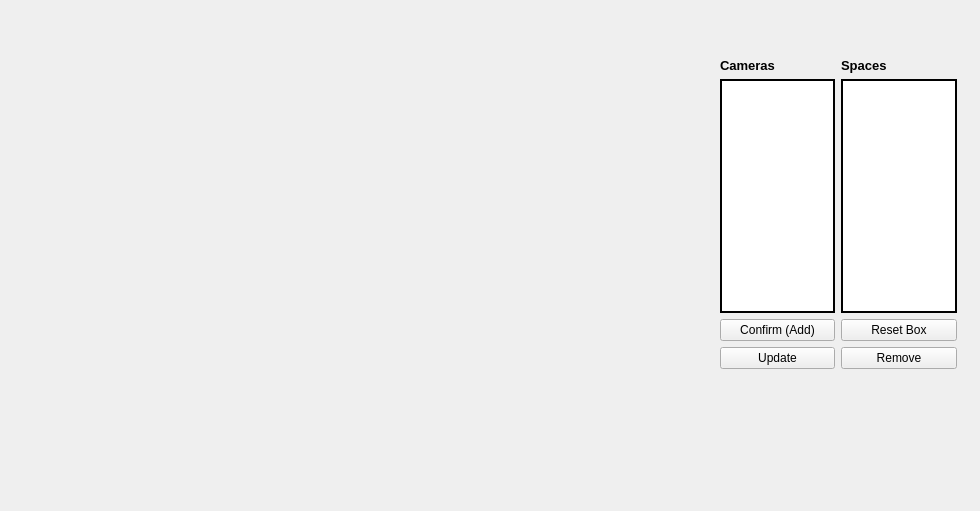
<?xml version="1.0" encoding="UTF-8"?>
<ui version="4.0">
 <class>ParkingSetupWindow</class>
 <widget class="QWidget" name="ParkingSetupWindow">
  <property name="geometry">
   <rect>
    <x>0</x>
    <y>0</y>
    <width>980</width>
    <height>511</height>
   </rect>
  </property>
  <property name="windowTitle">
   <string>Form</string>
  </property>
  <widget class="QWidget" name="gridLayoutWidget">
   <property name="geometry">
    <rect>
     <x>20</x>
     <y>10</y>
     <width>661</width>
     <height>491</height>
    </rect>
   </property>
   <layout class="QGridLayout" name="gridLayout"/>
  </widget>
  <widget class="QWidget" name="gridLayoutWidget_2">
   <property name="geometry">
    <rect>
     <x>720</x>
     <y>58</y>
     <width>237</width>
     <height>311</height>
    </rect>
   </property>
   <layout class="QGridLayout" name="parkingRelatedGrid">
    <item row="2" column="0">
     <widget class="QPushButton" name="confirmButton">
      <property name="text">
       <string>Confirm (Add)</string>
      </property>
     </widget>
    </item>
    <item row="1" column="1">
     <widget class="QListWidget" name="spacesListWidget">
      <property name="frameShape">
       <enum>QFrame::WinPanel</enum>
      </property>
      <property name="frameShadow">
       <enum>QFrame::Plain</enum>
      </property>
     </widget>
    </item>
    <item row="2" column="1">
     <widget class="QPushButton" name="resetButton">
      <property name="text">
       <string>Reset Box</string>
      </property>
     </widget>
    </item>
    <item row="0" column="1">
     <widget class="QLabel" name="spacesLabel">
      <property name="font">
       <font>
        <pointsize>10</pointsize>
        <bold>true</bold>
       </font>
      </property>
      <property name="text">
       <string>Spaces</string>
      </property>
     </widget>
    </item>
    <item row="1" column="0">
     <widget class="QListWidget" name="parkingCamerasListWidget">
      <property name="frameShape">
       <enum>QFrame::WinPanel</enum>
      </property>
      <property name="frameShadow">
       <enum>QFrame::Plain</enum>
      </property>
     </widget>
    </item>
    <item row="0" column="0">
     <widget class="QLabel" name="parkingCamerasLabel">
      <property name="font">
       <font>
        <pointsize>10</pointsize>
        <bold>true</bold>
       </font>
      </property>
      <property name="text">
       <string>Cameras</string>
      </property>
     </widget>
    </item>
    <item row="3" column="1">
     <widget class="QPushButton" name="removeButton">
      <property name="text">
       <string>Remove</string>
      </property>
     </widget>
    </item>
    <item row="3" column="0">
     <widget class="QPushButton" name="updateButton">
      <property name="text">
       <string>Update</string>
      </property>
     </widget>
    </item>
   </layout>
  </widget>
 </widget>
 <resources/>
 <connections/>
</ui>
